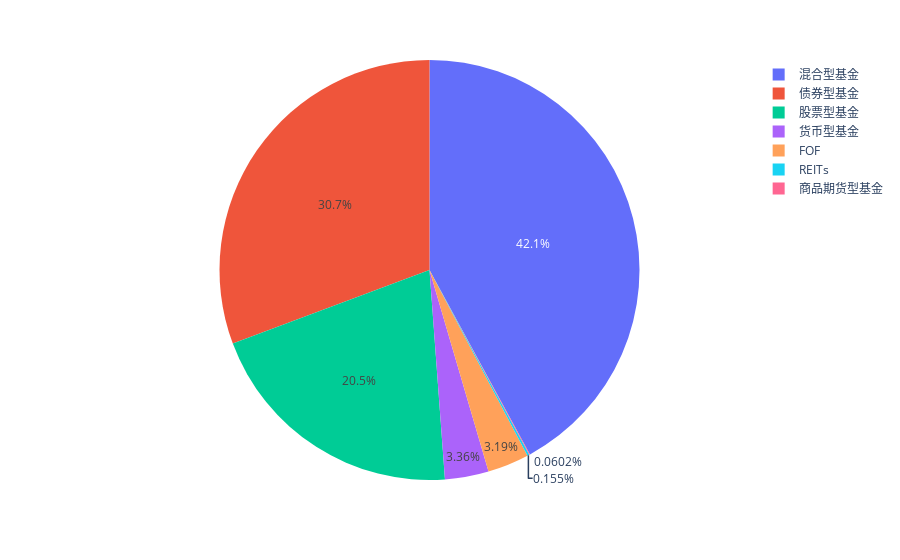

The notebook cell this image was saved under:
### Code cell
temp = pd.DataFrame(maininfo.Category.value_counts())
temp['_'] = temp.index
temp.columns = ['count', 'category']
px.pie(temp, names='category', values='count')

### Figure 1 — Plotly figure (JSON) as saved in the notebook; plotly's stock layout.template omitted (floating-point values rounded to 4 significant figures)
{"data": [{"domain": {"x": [0, 1], "y": [0, 1]}, "hovertemplate": "category=%{label}<br>count=%{value}<extra></extra>", "labels": ["混合型基金", "债券型基金", "股票型基金", "货币型基金", "FOF", "REITs", "商品期货型基金"], "legendgroup": "", "name": "", "showlegend": true, "type": "pie", "values": [4891, 3570, 2381, 391, 371, 18, 7]}], "layout": {"legend": {"tracegroupgap": 0}, "margin": {"t": 60}}}
